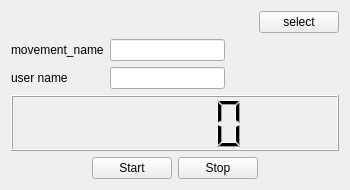
<?xml version="1.0" encoding="UTF-8"?>
<ui version="4.0">
 <class>Form</class>
 <widget class="QWidget" name="Form">
  <property name="geometry">
   <rect>
    <x>0</x>
    <y>0</y>
    <width>350</width>
    <height>190</height>
   </rect>
  </property>
  <property name="sizePolicy">
   <sizepolicy hsizetype="Fixed" vsizetype="Preferred">
    <horstretch>0</horstretch>
    <verstretch>0</verstretch>
   </sizepolicy>
  </property>
  <property name="minimumSize">
   <size>
    <width>350</width>
    <height>190</height>
   </size>
  </property>
  <property name="maximumSize">
   <size>
    <width>350</width>
    <height>190</height>
   </size>
  </property>
  <property name="windowTitle">
   <string>leap feature collector</string>
  </property>
  <property name="styleSheet">
   <string notr="true"/>
  </property>
  <layout class="QGridLayout" name="gridLayout_2">
   <item row="1" column="0">
    <layout class="QGridLayout" name="gridLayout">
     <item row="0" column="0">
      <widget class="QLabel" name="label">
       <property name="text">
        <string>movement_name</string>
       </property>
      </widget>
     </item>
     <item row="0" column="1">
      <widget class="QLineEdit" name="movement_name_txt"/>
     </item>
     <item row="0" column="2">
      <spacer name="horizontalSpacer">
       <property name="orientation">
        <enum>Qt::Horizontal</enum>
       </property>
       <property name="sizeHint" stdset="0">
        <size>
         <width>40</width>
         <height>20</height>
        </size>
       </property>
      </spacer>
     </item>
     <item row="1" column="0">
      <widget class="QLabel" name="label_2">
       <property name="text">
        <string>user name</string>
       </property>
      </widget>
     </item>
     <item row="1" column="1">
      <widget class="QLineEdit" name="user_name_txt"/>
     </item>
     <item row="1" column="2">
      <spacer name="horizontalSpacer_2">
       <property name="orientation">
        <enum>Qt::Horizontal</enum>
       </property>
       <property name="sizeHint" stdset="0">
        <size>
         <width>40</width>
         <height>20</height>
        </size>
       </property>
      </spacer>
     </item>
    </layout>
   </item>
   <item row="3" column="0">
    <layout class="QHBoxLayout" name="horizontalLayout_2">
     <item>
      <spacer name="horizontalSpacer_3">
       <property name="orientation">
        <enum>Qt::Horizontal</enum>
       </property>
       <property name="sizeHint" stdset="0">
        <size>
         <width>40</width>
         <height>20</height>
        </size>
       </property>
      </spacer>
     </item>
     <item>
      <widget class="QPushButton" name="start_btn">
       <property name="minimumSize">
        <size>
         <width>60</width>
         <height>0</height>
        </size>
       </property>
       <property name="text">
        <string>Start</string>
       </property>
      </widget>
     </item>
     <item>
      <widget class="QPushButton" name="stop_btn">
       <property name="minimumSize">
        <size>
         <width>60</width>
         <height>0</height>
        </size>
       </property>
       <property name="text">
        <string>Stop</string>
       </property>
      </widget>
     </item>
     <item>
      <spacer name="horizontalSpacer_4">
       <property name="orientation">
        <enum>Qt::Horizontal</enum>
       </property>
       <property name="sizeHint" stdset="0">
        <size>
         <width>40</width>
         <height>20</height>
        </size>
       </property>
      </spacer>
     </item>
    </layout>
   </item>
   <item row="0" column="0">
    <layout class="QHBoxLayout" name="horizontalLayout">
     <item>
      <widget class="QLabel" name="file_name_lbl">
       <property name="text">
        <string/>
       </property>
      </widget>
     </item>
     <item>
      <widget class="QPushButton" name="select_btn">
       <property name="sizePolicy">
        <sizepolicy hsizetype="Fixed" vsizetype="Fixed">
         <horstretch>0</horstretch>
         <verstretch>0</verstretch>
        </sizepolicy>
       </property>
       <property name="minimumSize">
        <size>
         <width>60</width>
         <height>0</height>
        </size>
       </property>
       <property name="text">
        <string>select</string>
       </property>
      </widget>
     </item>
    </layout>
   </item>
   <item row="2" column="0">
    <widget class="QLCDNumber" name="no_of_features"/>
   </item>
  </layout>
 </widget>
 <resources/>
 <connections/>
</ui>
